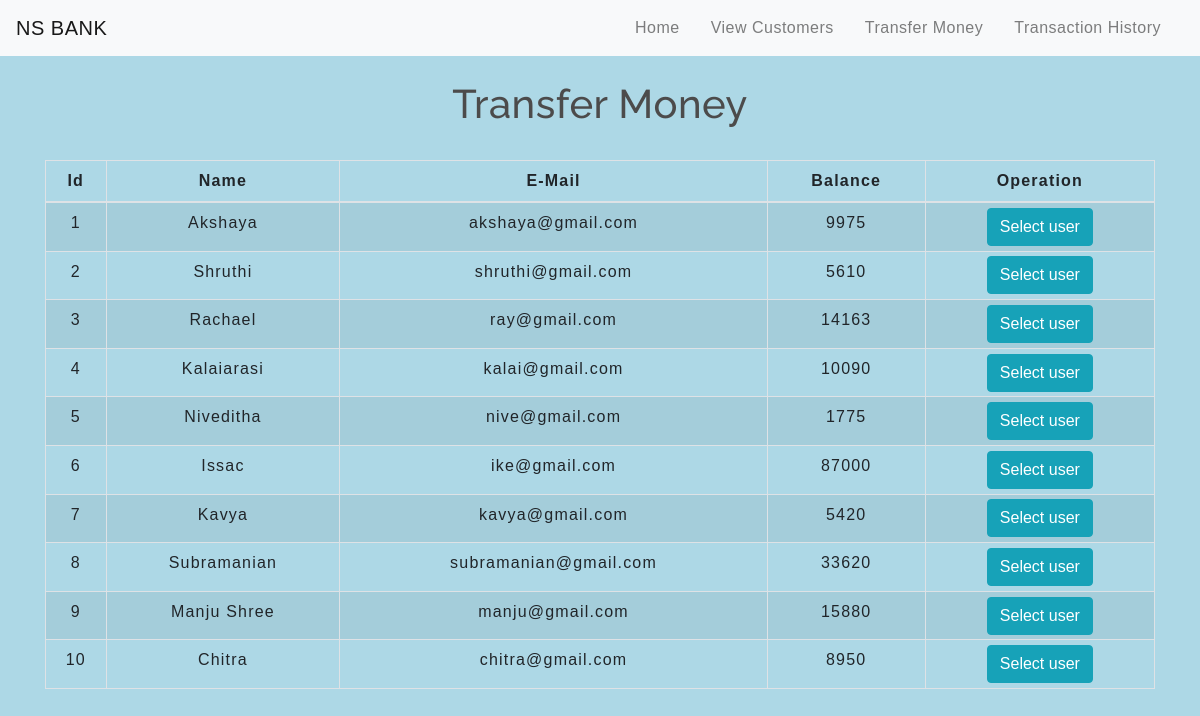
/transfer.php, run on the app's committed database.
### tables this page shows
CREATE TABLE `users` (
  `id` int(10) NOT NULL,
  `name` varchar(50) NOT NULL,
  `email` varchar(50) NOT NULL,
  `balance` int(10) NOT NULL
);

### transfer.php (the view, shortened to what this page needs)
<!DOCTYPE html>
<html lang="en">
<head>
    <link rel="stylesheet" href="https://maxcdn.bootstrapcdn.com/bootstrap/4.0.0/css/bootstrap.min.css">
    <link rel="stylesheet" type="text/css" href="css/table.css">
    <link rel="stylesheet" type="text/css" href="css/navbar.css">
</head>
<body>
<?php
    include 'config.php';
    $sql = "SELECT * FROM users";
    $result = mysqli_query($conn,$sql);
?>
<?php
  include 'navbar.php';
?>
<div class="container">
        <h2 class="text-center pt-4">Transfer Money</h2>
        <br>
            <div class="row">
                <div class="col">
                    <div class="table-responsive-sm">
                    <table class="table table-hover table-sm table-striped table-condensed table-bordered">
                        <thead>
                            <tr>
                            <th scope="col" class="text-center py-2">Id</th>
                            <th scope="col" class="text-center py-2">Name</th>
                            <th scope="col" class="text-center py-2">E-Mail</th>
                            <th scope="col" class="text-center py-2">Balance</th>
                            <th scope="col" class="text-center py-2">Operation</th>
                            </tr>
                        </thead>
                        <tbody>
                <?php
                    while($rows=mysqli_fetch_assoc($result)){
                ?>
                    <tr>
                       <td class="py-2"><?php echo $rows['id'] ?></td>
                        <td class="py-2"><?php echo $rows['name']?></td>
                        <td class="py-2"><?php echo $rows['email']?></td>
                        <td class="py-2"><?php echo $rows['balance']?></td>
                        <td><a href="user.php?id= <?php echo $rows['id'] ;?>"> <button type="button" class="btn btn-info">Select user</button></a></td>
                    </tr>
                <?php
                    }
                ?>
                        </tbody>
                    </table>
                    </div>
                </div>
            </div>
         </div>
</body>
</html>

### navbar.php (shortened to what this page needs)
<nav class=" navbar navbar-expand-lg navbar-light bg-light">
      <a class="navbar-brand" href="index.php">NS BANK</a>
      <div class="collapse navbar-collapse" id="collapsibleNavbar">
            <ul class="navbar-nav ml-auto">
              <li class="nav-item">
                <a class="nav-link" href="index.php">Home</a>
              </li>
              <li class="nav-item">
                <a class="nav-link" href="customers.html">View Customers</a>
              </li>
              <li class="nav-item">
                <a class="nav-link" href="transfer.php">Transfer Money</a>
              </li>
              <li class="nav-item">
                <a class="nav-link" href="transactionhistory.php">Transaction History</a>
              </li>
          </div>
       </nav>

### CSS/table.css (style rules this page uses)
* { padding: 0; margin: 0; box-sizing: border-box; font-family: sans-serif; }
h2 { font-size: 40px; }
table { letter-spacing: 1.2px; }
td { text-align: center; }
button { border:none; background: #d9d9d9; transition: 1s; }

### CSS/navbar.css (style rules this page uses)
.nav-link { margin-right: 15px; color:#2F363F; letter-spacing: 0.5px; transition: 0.5s; }
.navbar-brand { color: #4C4B4B; letter-spacing: 0.5px; }
h2 { color: #4C4B4B; letter-spacing: 0.5px; font-family: raleway; }

### transfer.php (style rules this page uses)
button { transition: 1.5s; }
body { background-color: lightblue; }

### data on the page
users: id "1", name "Akshaya", email "akshaya@gmail.com", balance "9975"
users: id "2", name "Shruthi", email "shruthi@gmail.com", balance "5610"
users: id "3", name "Rachael", email "ray@gmail.com", balance "14163"
users: id "4", name "Kalaiarasi", email "kalai@gmail.com", balance "10090"
users: id "5", name "Niveditha", email "nive@gmail.com", balance "1775"
users: id "6", name "Issac", email "ike@gmail.com", balance "87000"
users: id "7", name "Kavya", email "kavya@gmail.com", balance "5420"
users: id "8", name "Subramanian", email "subramanian@gmail.com", balance "33620"
users: id "9", name "Manju Shree", email "manju@gmail.com", balance "15880"
users: id "10", name "Chitra", email "chitra@gmail.com", balance "8950"
